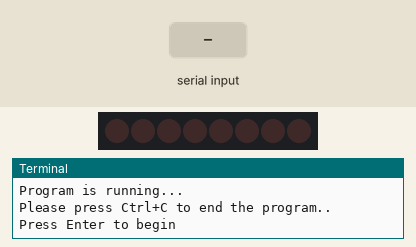
Simulated run of this program. Board: Raspberry Pi (BCM pin numbers). Parts: 8 shift-register outputs drawn as a row of LEDs (first output left, lit = HIGH), the last lines printed to the terminal. The test bench sets the inputs (shaded band).

Above: at 1.2 s.
1.3 s: "1" typed at the terminal, then Enter
At 1.69 s:
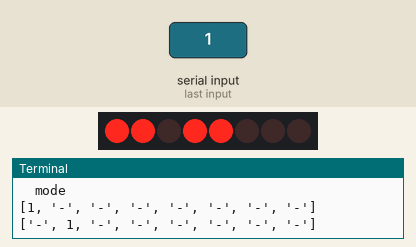
At 2.21 s:
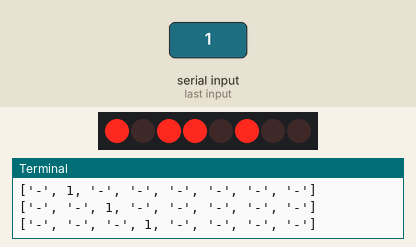
Timing chart, 0 to 10.3 s (numbered marks = the images above; inputs shaded):
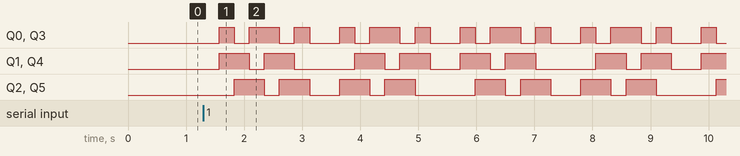

The program:

ShiftRegister-74HC595.py
```python
#!/usr/bin/env python3

import RPi.GPIO as GPIO
import time
from sys import version_info

if version_info.major == 3:
	raw_input = input

SDI   = 17
RCLK  = 18
SRCLK = 27

#===============   LED Mode Define ================
#   You can define yourself, in binary, and convert it to Hex
#   8 bits a group, 0 means off, 1 means on
#   like : 0101 0101, means LED1, 3, 5, 7 are on.(from left to right)
#   and convert to 0x55.

BLINK = [0x00,0x3f,0x1f,0x0f,0x07,0x03,0x01,0x00]
LED0 = [0x00,0x01,0x03,0x07,0x0f,0x1f,0x3f,0x00]
LED1 = [0x00,0x09,0x00,0x12,0x00,0x24,0x00,0x3f]
LED2 = [0x00,0x1b,0x36,0x2d,0x1b,0x36,0x2d,0x00]
#=================================================

def print_message():
    print ("==============================")
    print ("|      LEDs with 74HC595     |")
    print ("|----------------------------|")
    print ("|    SDI connect to GPIO17   |")
    print ("|    RCLK connect to GPIO18  |")
    print ("|   SRCLK connect to GPIO27  |")
    print ("|  Control LEDs with 74HC595 |")
    print ("==============================")
    print ("Program is running...")
    print ("Please press Ctrl+C to end the program..")
    raw_input ("Press Enter to begin\n")

def setup():
    GPIO.setmode(GPIO.BCM)    # Number GPIOs by its BCM location
    GPIO.setup(SDI, GPIO.OUT, initial=GPIO.LOW)
    GPIO.setup(RCLK, GPIO.OUT, initial=GPIO.LOW)
    GPIO.setup(SRCLK, GPIO.OUT, initial=GPIO.LOW)

# Shift the data to 74HC595
def hc595_shift(dat):
    for bit in range(0, 8):
        GPIO.output(SDI, 0x80 & (dat << bit))
        GPIO.output(SRCLK, GPIO.HIGH)
        time.sleep(0.001)
        GPIO.output(SRCLK, GPIO.LOW)
    GPIO.output(RCLK, GPIO.HIGH)
    time.sleep(0.001)
    GPIO.output(RCLK, GPIO.LOW)

def main():
    print_message()
    mode = LED2 # Change Mode, modes from LED0 to LED3
    sleeptime = 0.25        # Change speed, lower value, faster speed
    blink_sleeptime = 0.25
    leds = ['-', '-', '-', '-', '-', '-', '-', '-']
    while True:
        # Change LED status from mode
        print ("  mode  ")
        for onoff in mode:
            hc595_shift(onoff)
            leds[mode.index(onoff)] = 1    # Show which led is on
            print (leds)
            time.sleep(sleeptime)
            leds[mode.index(onoff)] = '-'  # Show the led is off

        # Change LED status from mode reverse
        print ("  reversed mode  ")
        for onoff in reversed(mode):
            hc595_shift(onoff)
            leds[mode.index(onoff)] = 1    # Show which led is on
            print (leds)
            time.sleep(sleeptime)
            leds[mode.index(onoff)] = '-'  # Show the led is off

def destroy():
    GPIO.cleanup()

if __name__ == '__main__':
    setup()
    try:
        main()
    except KeyboardInterrupt:
        destroy()
```

Measured:
- after the input at 1.3 s, Q0: LOW → HIGH after 0.27 s, then repeats every 2.1 s: LOW 0.26 s, HIGH 0.52 s, LOW 0.26 s, HIGH 0.26 s, LOW 0.52 s, HIGH 0.26 s; Q1: LOW → HIGH after 0.27 s, → LOW 0.52 s later, → HIGH 0.26 s later, → LOW 0.52 s later, … (17 changes in this stretch)
